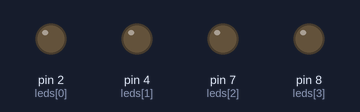
The sketch below on a simulated Arduino Uno, built with avr-gcc and run on an emulated ATmega328P. Parts: output pins drawn as LEDs (lit = HIGH).

Above: at 0.5 s.
At 2.5 s:
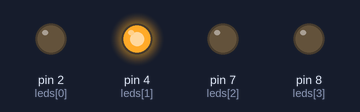
At 4.5 s:
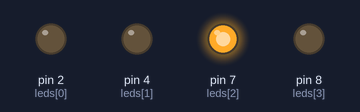
At 9.5 s:
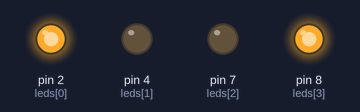
At 14.5 s:
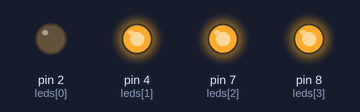
At 19.5 s:
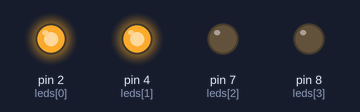
Timing chart, 0 to 20.8 s (numbered marks = the images above):
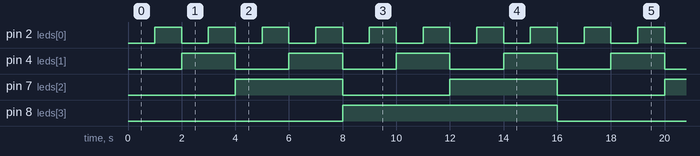

The sketch:

codigo_circuito2.ino
```cpp
// Definición de pines asignados en un arreglo (array)
// Índice 0 = Bit 0 (LSB) -> Pin 2
// Índice 1 = Bit 1       -> Pin 4
// Índice 2 = Bit 2       -> Pin 7
// Índice 3 = Bit 3 (MSB) -> Pin 8
const int leds[] = {2, 4, 7, 8};
const int TOTAL_LEDS = 4;
const int TIEMPO_ESPERA = 1000; // 1 segundo

void setup() {
  // Configuración de todos los pines de salida mediante un bucle
  for (int i = 0; i < TOTAL_LEDS; i++) {
    pinMode(leds[i], OUTPUT);
  }
}

void loop() {
  // Conteo decimal de 0 a 15
  for (int numero = 0; numero <= 15; numero++) {
    // Escribir el estado binario en cada LED
    for (int bit = 0; bit < TOTAL_LEDS; bit++) {
      int estadoBit = bitRead(numero, bit);
      digitalWrite(leds[bit], estadoBit);
    }
    delay(TIEMPO_ESPERA);
  }
}
```

Measured:
- by itself, pin 2 (leds[0]): alternates HIGH for 1.0 s and LOW for 1.0 s
- by itself, pin 4 (leds[1]): alternates HIGH for 2.0 s and LOW for 2.0 s
- by itself, pin 7 (leds[2]): alternates HIGH for 4.0 s and LOW for 4.0 s
- by itself, pin 8 (leds[3]): alternates HIGH for 8.0 s and LOW for 8.0 s
